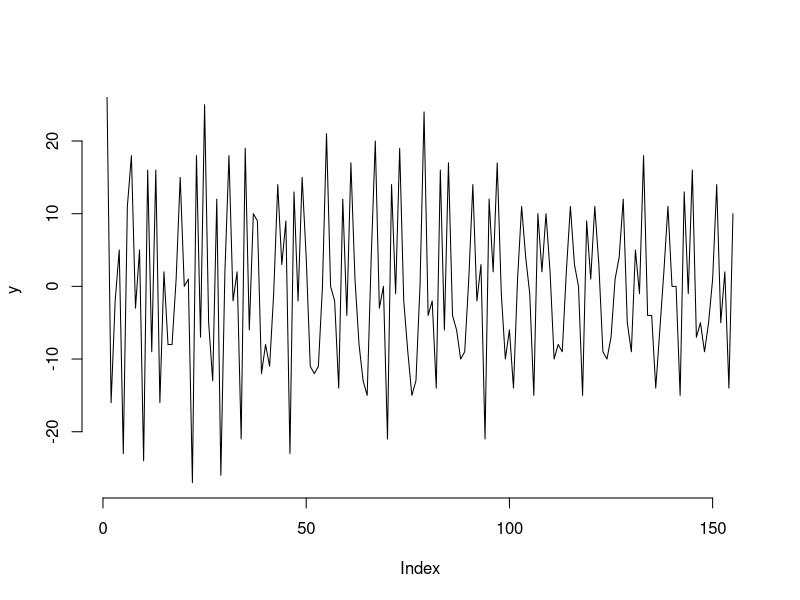

Recreate this plot in R.
dat = read.csv("./googletrendsUCSC.csv")[,2]
times = read.csv("./googletrendsUCSC.csv")[,1]
as.numeric(times)

y = diff(dat)

plot(y, type='l', bty = 'n')
# axis(2)
# ind = round(seq(1, length(y), length = 6))
# axis(1, at = ind, labels = times[ind])
